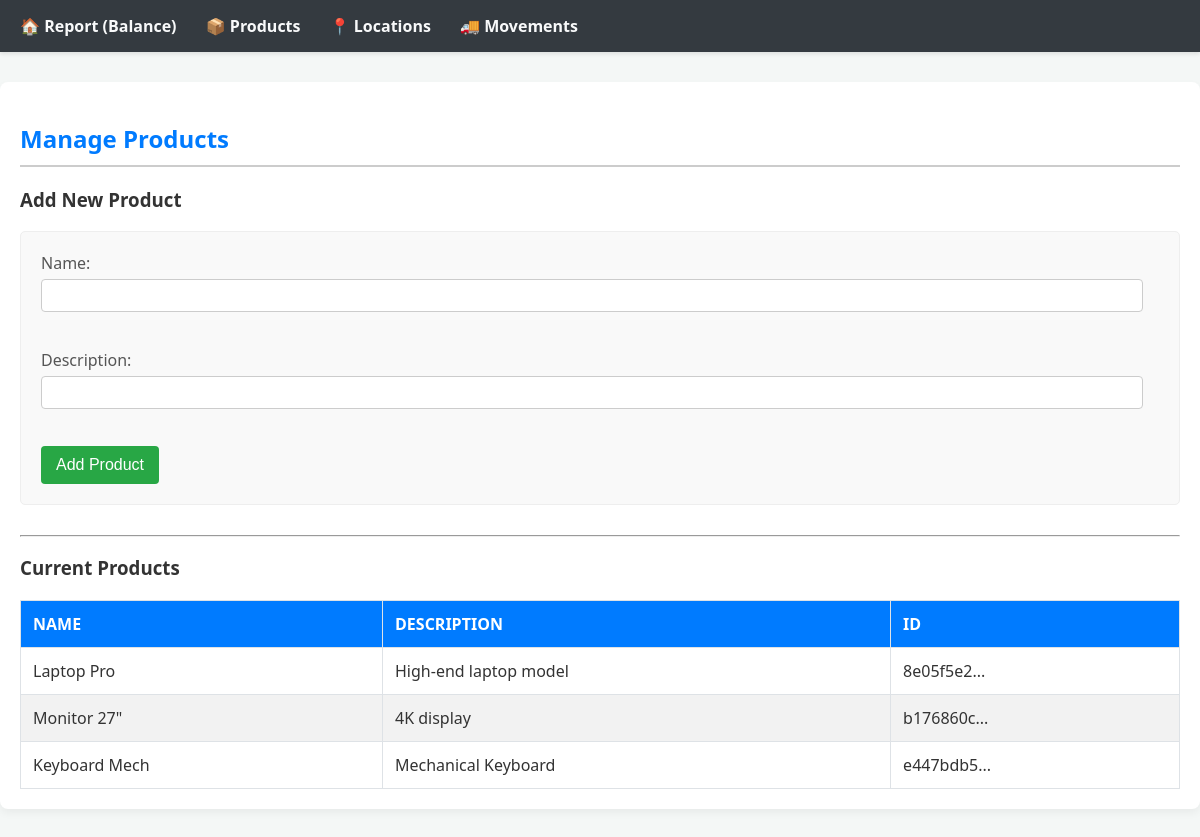
Page /products on the committed database.
### app.py (models this page shows, shortened)
class Product(db.Model):
    product_id = db.Column(db.String, primary_key=True, default=lambda: str(uuid.uuid4()).replace('-', ''))
    name = db.Column(db.String(100), nullable=False, unique=True)
    description = db.Column(db.String(255))

### app.py (the view, shortened to what this page needs)
@app.route('/products', methods=['GET', 'POST'])
def manage_products():
    products = Product.query.all()
    return render_template('products.html', products=products)

### templates/products.html
{% extends "base.html" %}
{% block content %}
<h2>Manage Products</h2>
<h3>Add New Product</h3>
<form method="POST">
    <label for="name">Name:</label>
    <input type="text" id="name" name="name" required><br><br>
    <label for="description">Description:</label>
    <input type="text" id="description" name="description"><br><br>
    <button type="submit">Add Product</button>
</form>
<hr>
<h3>Current Products</h3>
<table>
    <thead>
        <tr>
            <th>Name</th>
            <th>Description</th>
            <th>ID</th>
        </tr>
    </thead>
    <tbody>
        {% for product in products %}
        <tr>
            <td>{{ product.name }}</td>
            <td>{{ product.description or '-' }}</td>
            <td>{{ product.product_id[:8] }}...</td>
        </tr>
        {% endfor %}
    </tbody>
</table>
{% endblock %}

### static/css/style.css (style rules this page uses)
body { font-family: 'Segoe UI', Tahoma, Geneva, Verdana, sans-serif; margin: 0; padding: 0; background-color: #f4f7f6; color: #333; }
h2 { color: #007bff; border-bottom: 2px solid #ccc; padding-bottom: 10px; margin-bottom: 20px; }
form { background: #f9f9f9; padding: 20px; border-radius: 5px; margin-bottom: 30px; border: 1px solid #eee; }
label { display: block; margin-bottom: 5px; font-weight: 500; color: #555; }
input[type="text"], input[type="number"], select { width: calc(100% - 16px); padding: 8px; margin-bottom: 15px; border: 1px solid #ccc; border-radius: 4px; box-sizing: border-box; }
button[type="submit"] { background-color: #28a745; color: white; padding: 10px 15px; border: none; border-radius: 4px; cursor: pointer; font-size: 16px; transition: background-color 0.3s ease; }
table { width: 100%; border-collapse: collapse; margin-top: 20px; }
th, td { border: 1px solid #dee2e6; padding: 12px; text-align: left; }
th { background-color: #007bff; color: white; font-weight: 600; text-transform: uppercase; }
tr:nth-child(even) { background-color: #f2f2f2; }

### rows in the picture
Product: name "Laptop Pro", description "High-end laptop model", product_id "8e05f5e2"
Product: name "Monitor 27\"", description "4K display", product_id "b176860c"
Product: name "Keyboard Mech", description "Mechanical Keyboard", product_id "e447bdb5"
